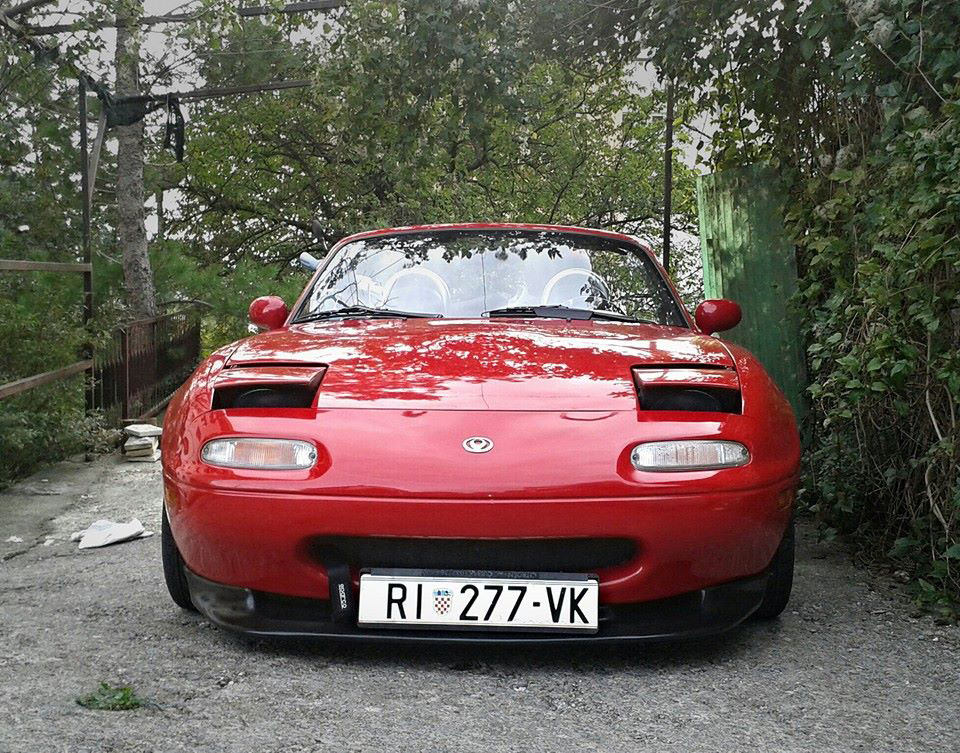
#> input picture 1.jpg, 960 x 753 px, found by its file name
$ python CVBlurDetect.py   (Python 2 division)
#> lines starting #> are read from the running program, lines starting #| are printed output that depends on the picture; pictures that were not available may be replaced by others from this repository, and a replacement may not be noted
import cv2
import numpy as np
import time

varijanca=np.empty(10)
for i in range(0,10):

	img = cv2.imread('C:/Users/Nino/Documents/GitHub/PythonAutofocus/'+str(i+1)+'.jpg',0)
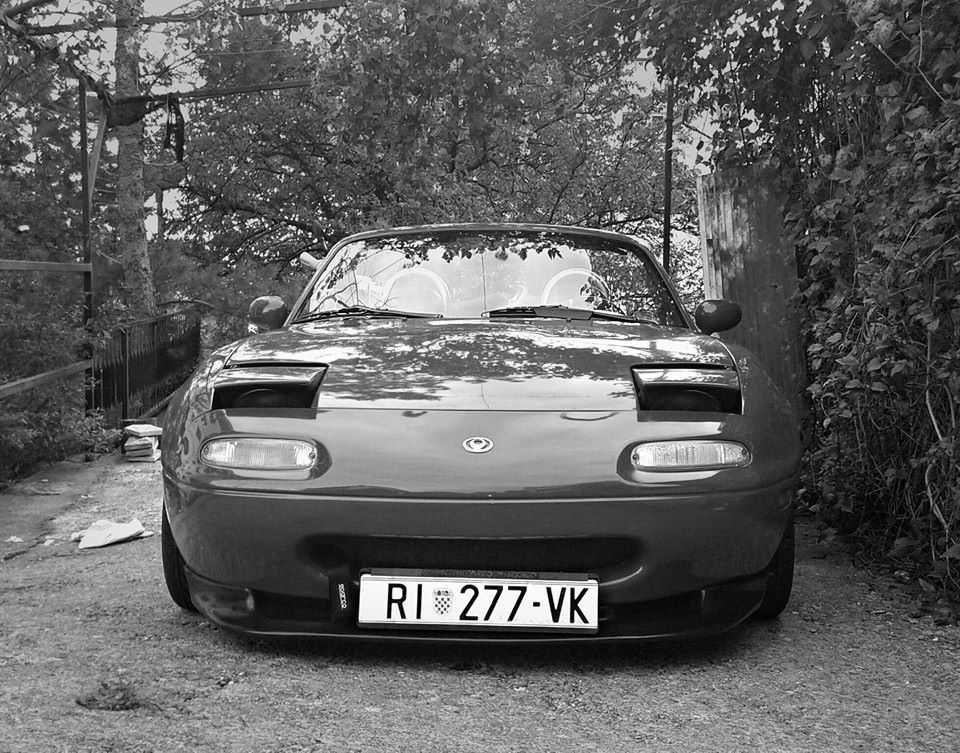
#> img: shape (753, 960); min 0, max 255, mean 96.5

	"""Dio za histogram i detekciju promjene"""
	hist,bins = np.histogram(img.ravel(),256,[0,256])
#> hist = 256 values, max 7074 at index 65, min 600 at index 0, mean 2823.8; bins = 257 values from 0 to 256
#> pass 3 of the loop `for i in range(0,10):`:
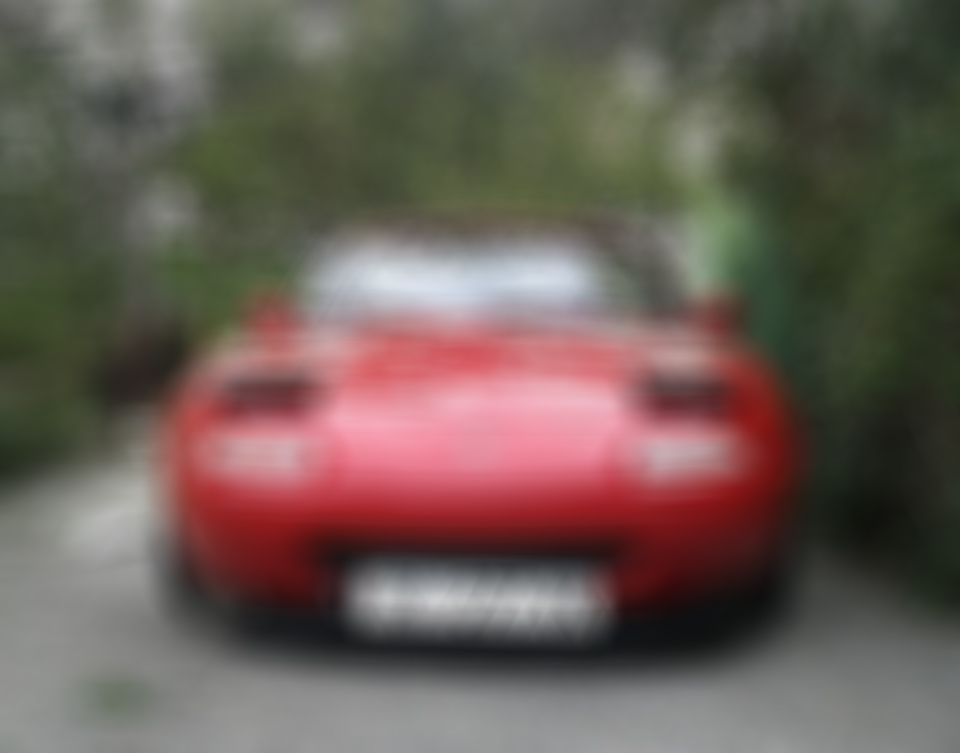
#> input picture 10.jpg, 960 x 753 px, given in place of 3.jpg, which was not available
#> `img = cv2.imread('C:/Users/Nino/Documents/GitHub/PythonAutofocus/'+str..`:
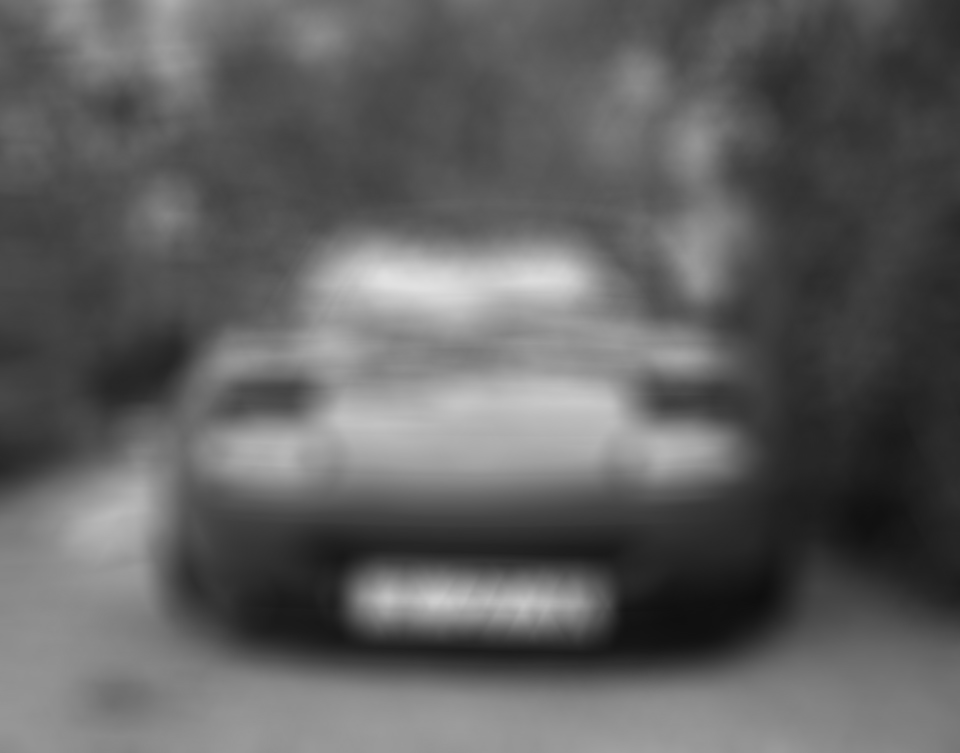
#> img: shape (753, 960); min 14, max 225, mean 96.1
#> hist = 256 values, max 8844 at index 81, min 0 at index 0, mean 2823.8
#> (the run stopped early here; a loop or call above may not have finished)
